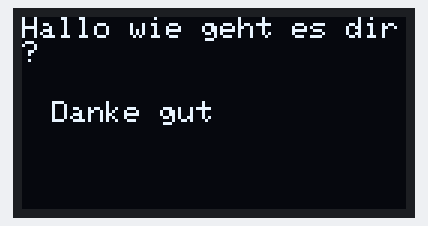
A sketch run on a simulated Arduino Uno, built with avr-gcc and run on an emulated ATmega328P. On the bench: 128×64 one-colour display.

Above: at 0.1 s.

The sketch:

2023-08-25_test-oled.ino
```cpp
#include <SPI.h>
#include <Wire.h>
#include <Adafruit_GFX.h>
#include <Adafruit_SH110X.h>


#define OLED_MOSI     9
#define OLED_CLK      10
#define OLED_DC       11
#define OLED_CS       12
#define OLED_RST      13


// Create the OLED display
Adafruit_SH1106G display = Adafruit_SH1106G(128, 64,OLED_MOSI, OLED_CLK, OLED_DC, OLED_RST, OLED_CS);


void setup()   {
  Serial.begin(9600);

  //display.setContrast (0); // dim display

  // Start OLED
  display.begin(0, true); // we dont use the i2c address but we will reset!


  // Clear OLED
  display.clearDisplay();

}


void loop() {
  display.clearDisplay();
  display.setTextSize(1);
  display.setTextColor(SH110X_WHITE);
  display.setCursor(0, 0);
  display.println("Hallo wie geht es dir?");
  //display.display();
  display.setCursor(10, 28); //Cursor wird Pixelweise gesetz. x-Koordinate 10, y-Koordinate 28
  display.println("Danke gut");
  display.display();
  delay(2000);


}
```
